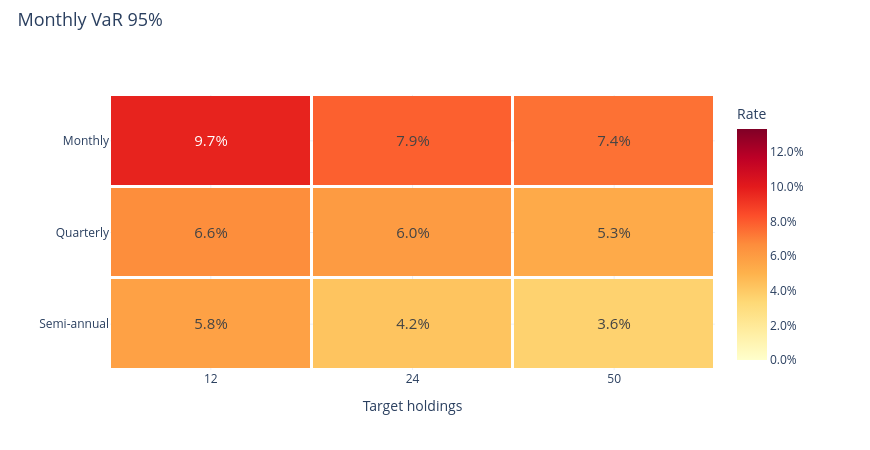

Here is the notebook cell this chart was saved with:
### Markdown cell above
### Monthly 95% VaR

### Code cell
research.heatmap('monthly_var_95')

### Figure 1 — Plotly figure (JSON) as saved in the notebook; plotly's stock layout.template omitted (floating-point values rounded to 4 significant figures)
{"data": [{"colorbar": {"tickformat": ".1%", "title": {"text": "Rate"}}, "colorscale": [[0.0, "rgb(255,255,204)"], [0.125, "rgb(255,237,160)"], [0.25, "rgb(254,217,118)"], [0.375, "rgb(254,178,76)"], [0.5, "rgb(253,141,60)"], [0.625, "rgb(252,78,42)"], [0.75, "rgb(227,26,28)"], [0.875, "rgb(189,0,38)"], [1.0, "rgb(128,0,38)"]], "text": [["9.7%", "7.9%", "7.4%"], ["6.6%", "6.0%", "5.3%"], ["5.8%", "4.2%", "3.6%"]], "textfont": {"size": 15}, "texttemplate": "%{text}", "type": "heatmap", "x": ["12", "24", "50"], "xgap": 3, "y": ["Monthly", "Quarterly", "Semi-annual"], "ygap": 3, "z": [[0.09721, 0.07869, 0.07425], [0.06621, 0.06019, 0.05349], [0.05767, 0.04237, 0.03633]], "zmax": 0.1334, "zmin": 0.0}], "layout": {"height": 450, "hovermode": "closest", "legend": {"font": {"size": 12}, "itemclick": "toggle", "itemdoubleclick": "toggleothers", "x": 1.025, "y": 1}, "margin": {"b": 80, "l": 110, "r": 155, "t": 95}, "title": {"font": {"size": 18}, "text": "Monthly VaR 95%", "x": 0.02, "y": 0.97}, "width": 870, "xaxis": {"title": {"text": "Target holdings"}}, "yaxis": {"autorange": "reversed"}}}
